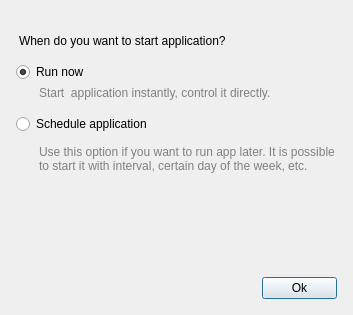
<?xml version="1.0" encoding="UTF-8"?>
<ui version="4.0">
 <class>StartupSchedulerDialog</class>
 <widget class="QDialog" name="StartupSchedulerDialog">
  <property name="geometry">
   <rect>
    <x>0</x>
    <y>0</y>
    <width>353</width>
    <height>315</height>
   </rect>
  </property>
  <property name="windowTitle">
   <string>Start type</string>
  </property>
  <layout class="QVBoxLayout" name="verticalLayout">
   <property name="spacing">
    <number>4</number>
   </property>
   <property name="leftMargin">
    <number>0</number>
   </property>
   <property name="topMargin">
    <number>0</number>
   </property>
   <property name="rightMargin">
    <number>0</number>
   </property>
   <property name="bottomMargin">
    <number>0</number>
   </property>
   <item>
    <widget class="QLabel" name="Background">
     <property name="text">
      <string/>
     </property>
     <property name="pixmap">
      <pixmap resource="engine.qrc">:/engine/images/Power.png</pixmap>
     </property>
    </widget>
   </item>
   <item>
    <widget class="QWidget" name="widget" native="true">
     <layout class="QVBoxLayout" name="verticalLayout_2">
      <property name="spacing">
       <number>4</number>
      </property>
      <property name="leftMargin">
       <number>16</number>
      </property>
      <property name="topMargin">
       <number>16</number>
      </property>
      <property name="rightMargin">
       <number>16</number>
      </property>
      <property name="bottomMargin">
       <number>16</number>
      </property>
      <item>
       <layout class="QHBoxLayout" name="horizontalLayout_2">
        <property name="topMargin">
         <number>0</number>
        </property>
        <item>
         <widget class="QLabel" name="LabelTop">
          <property name="styleSheet">
           <string notr="true">QLabel{margin-bottom:10px}</string>
          </property>
          <property name="text">
           <string>When do you want to start application?</string>
          </property>
          <property name="wordWrap">
           <bool>true</bool>
          </property>
         </widget>
        </item>
       </layout>
      </item>
      <item>
       <widget class="QRadioButton" name="RunInstant">
        <property name="text">
         <string>Run now</string>
        </property>
        <property name="checked">
         <bool>true</bool>
        </property>
       </widget>
      </item>
      <item>
       <widget class="QLabel" name="label">
        <property name="styleSheet">
         <string notr="true">QLabel{color:gray;margin-bottom:10px;margin-left:20px}</string>
        </property>
        <property name="text">
         <string>Start  application instantly, control it directly.</string>
        </property>
        <property name="wordWrap">
         <bool>true</bool>
        </property>
       </widget>
      </item>
      <item>
       <widget class="QRadioButton" name="RunScheduler">
        <property name="text">
         <string>Schedule application</string>
        </property>
       </widget>
      </item>
      <item>
       <widget class="QLabel" name="label_2">
        <property name="styleSheet">
         <string notr="true">QLabel{color:gray;margin-bottom:10px;margin-left:20px}</string>
        </property>
        <property name="text">
         <string>Use this option if you want to run app later. It is possible to start it with interval, certain day of the week, etc.</string>
        </property>
        <property name="wordWrap">
         <bool>true</bool>
        </property>
       </widget>
      </item>
      <item>
       <spacer name="verticalSpacer">
        <property name="orientation">
         <enum>Qt::Vertical</enum>
        </property>
        <property name="sizeHint" stdset="0">
         <size>
          <width>20</width>
          <height>0</height>
         </size>
        </property>
       </spacer>
      </item>
      <item>
       <layout class="QHBoxLayout" name="horizontalLayout">
        <item>
         <spacer name="horizontalSpacer">
          <property name="orientation">
           <enum>Qt::Horizontal</enum>
          </property>
          <property name="sizeHint" stdset="0">
           <size>
            <width>40</width>
            <height>20</height>
           </size>
          </property>
         </spacer>
        </item>
        <item>
         <widget class="QPushButton" name="pushButton">
          <property name="minimumSize">
           <size>
            <width>70</width>
            <height>20</height>
           </size>
          </property>
          <property name="maximumSize">
           <size>
            <width>75</width>
            <height>24</height>
           </size>
          </property>
          <property name="text">
           <string>Ok</string>
          </property>
         </widget>
        </item>
       </layout>
      </item>
     </layout>
    </widget>
   </item>
  </layout>
 </widget>
 <resources>
  <include location="engine.qrc"/>
 </resources>
 <connections/>
</ui>
